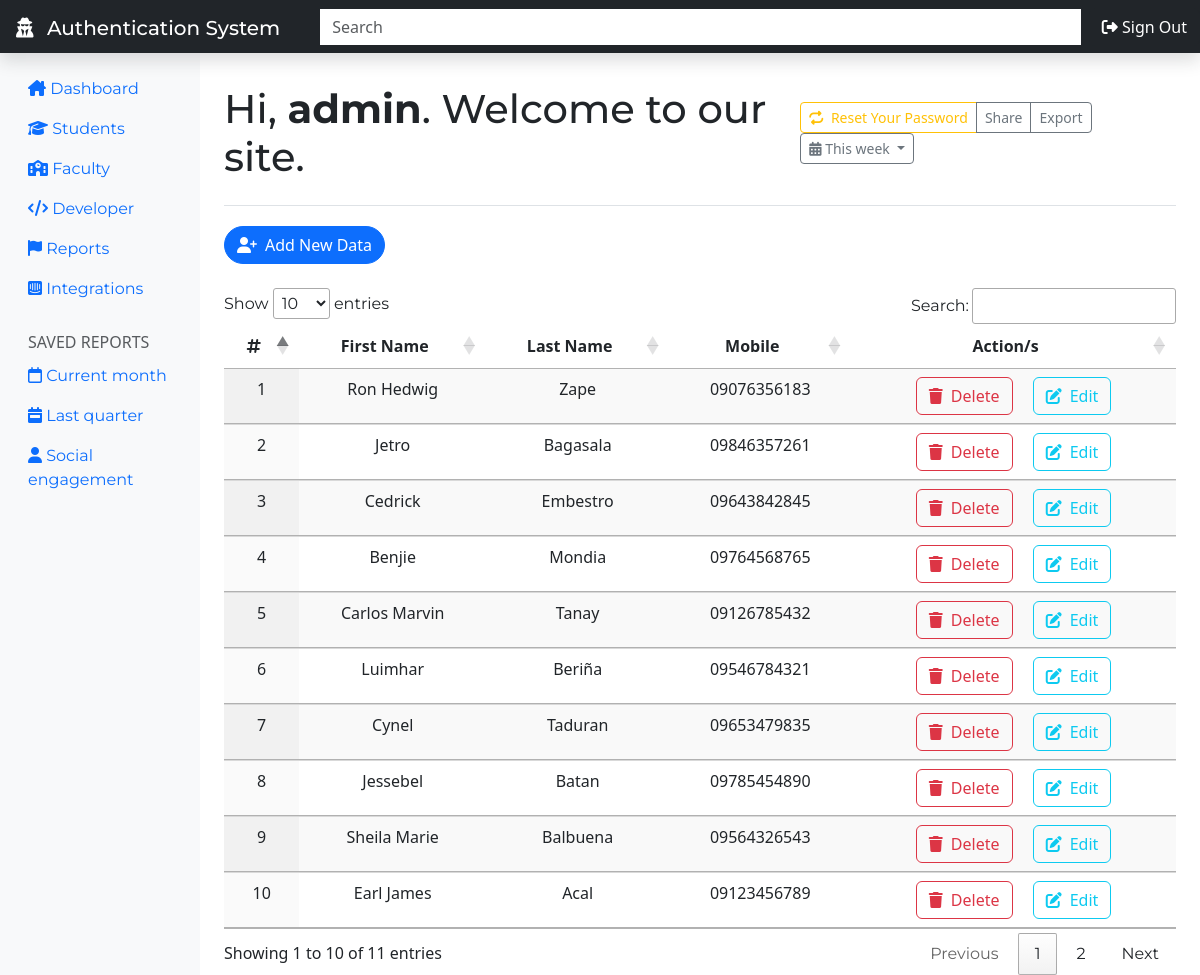
The page /welcome.php (signed in) on the database its author committed.
### tables this page shows
CREATE TABLE `persons` (
  `person_id` int(255) NOT NULL,
  `person_firstname` varchar(255) NOT NULL,
  `person_lastname` varchar(255) NOT NULL,
  `person_mobile` varchar(255) NOT NULL
);

### welcome.php (the view, shortened to what this page needs)
<?php
require_once 'partials/conn.php';
    require_once 'partials/header.php';
?>
<body>
<header class="navbar navbar-dark sticky-top bg-dark flex-md-nowrap p-0 shadow">
    <div class="img-fluid"><h2 class="navbar-brand col-md-2 col-lg-2 me-0 px-3 pt-3"><i class="fa-solid fa-user-secret me-2"></i> Authentication System</h2></div>
    <input class="form-control form-control-dark w-100 rounded-0 border-0 ms-lg-4 mt-2 mx-2 mt-md-0 mt-lg-0" type="text" placeholder="Search" aria-label="Search">
    <div class="navbar-nav">
        <div class="nav-item text-nowrap">
            <form action="login.php" method="POST">
                <button type="submit" href="login.php" name="logout" class="btn btn-dark ms-2 ms-md-0 ms-lg-0 my-1 my-md-0 my-lg-0"><i class="fa-solid fa-right-from-bracket"></i> Sign Out</button>
            </form>
        </div>
    </div>
</header>
<div class="container-fluid">
    <div class="row">
        <nav id="sidebarMenu" class="col-md-3 col-lg-2 d-md-block bg-light sidebar collapse">
            <div class="position-sticky pt-3 sidebar-sticky">
                <ul class="nav flex-column">
                    <li class="nav-item">
                        <a class="nav-link active" aria-current="page" href="welcome.php">
                            <i class="fa-solid fa-house-chimney"></i>
                            Dashboard
                        </a>
                    </li>
                    <li class="nav-item">
                        <a class="nav-link" href="#">
                            <i class="fa-solid fa-graduation-cap"></i>
                            Students
                        </a>
                    </li>
                    <li class="nav-item">
                        <a class="nav-link" href="#">
                            <i class="fa-solid fa-school"></i>
                            Faculty
                        </a>
                    </li>
                    <li class="nav-item">
                        <a class="nav-link" href="#">
                            <i class="fa-solid fa-code"></i>
                            Developer
                        </a>
                    </li>
                    <li class="nav-item">
                        <a class="nav-link" href="#">
                            <i class="fa-solid fa-flag"></i>
                            Reports
                        </a>
                    </li>
                    <li class="nav-item">
                        <a class="nav-link" href="#">
                            <i class="fa-brands fa-intercom"></i>
                            Integrations
                        </a>
                    </li>
                </ul>
                <h6 class="sidebar-heading d-flex justify-content-between align-items-center px-3 mt-4 mb-1 text-muted text-uppercase">
                    <span>Saved reports</span>
                </h6>
                <ul class="nav flex-column mb-2">
                    <li class="nav-item">
                        <a class="nav-link" href="#">
                            <i class="fa-regular fa-calendar"></i>
                            Current month
                        </a>
                    </li>
                    <li class="nav-item">
                        <a class="nav-link" href="#">
                            <i class="fa-solid fa-calendar-week"></i>
                            Last quarter
                        </a>
                    </li>
                    <li class="nav-item">
                        <a class="nav-link" href="#">
                            <i class="fa-solid fa-user"></i>
                            Social engagement
                        </a>
                    </li>
                </ul>
            </div>
        </nav>
        <main class="col-md-9 ms-sm-auto col-lg-10 px-md-4">
            <div class="d-flex justify-content-between flex-wrap flex-md-nowrap align-items-center pt-3 pb-2 mb-3 border-bottom">
                <h1 class="my-3">Hi, <b><?php echo htmlspecialchars($_COOKIE["username"]); ?></b>. Welcome to our site.</h1>
                <div class="btn-toolbar mb-2 mb-md-0">
                    <div class="btn-group me-2 mb-0 mb-md-3 mb-lg-0">
                        <a href="reset-password.php" class="btn btn-sm btn-outline-warning"><i class="fa-solid fa-repeat me-1"></i> Reset Your Password</a>
                        <button type="button" class="btn btn-sm btn-outline-secondary">Share</button>
                        <button type="button" class="btn btn-sm btn-outline-secondary">Export</button>
                    </div>
                    <button type="button" class="btn btn-sm btn-outline-secondary dropdown-toggle">
                        <i class="fa-solid fa-calendar-days"></i>
                        This week
                    </button>
                </div>
            </div>
            <div>
                <div>
                    <div class="m-auto">
                        <button type="button" class="btn btn-primary rounded-5 mt-1 mb-4" data-bs-toggle="modal" data-bs-target="#staticBackdrop">
                            <i class="fa-solid fa-user-plus me-2"></i>Add New Data
                        </button>
                        <table id="myTable" class="display table text-center">
                            <thead>
                            <tr>
                                <th class="text-center"><i class="fa-solid fa-hashtag"></i></th>
                                <th class="text-center">First Name</th>
                                <th class="text-center">Last Name</th>
                                <th class="text-center">Mobile</th>
                                <th class="text-center">Action/s</th>
                            </tr>
                            </thead>
                            <tbody>
                            <?php
                            $num =  1 ;
                            $data = mysqli_query($conn, "SELECT * FROM persons");
                            while($row = mysqli_fetch_array($data)){ ?>
                                <tr>
                                    <td><?= $num; ?></td>
                                    <td><?= $row['person_firstname']; ?></td>
                                    <td><?= $row['person_lastname']; ?></td>
                                    <td><?= $row['person_mobile']; ?></td>
                                    <td>
                                        <a type="button" id="delete" class="btn btn-outline-danger" href="delete-data.php?id=<?= $row['person_id']?>"><i class="fa-solid fa-trash me-2"></i>Delete</a>
                                        <a type="button" class="btn btn-outline-info ms-3" data-bs-toggle="modal" data-bs-target="#editData<?= $row['person_id']?>"><i class="fa-solid fa-pen-to-square me-2"></i>Edit</a>
                                    </td>
                                </tr>
                                <?php $num++; } ?>
                            </tbody>
                        </table>
                    </div>
                </div>
            </div>
        </main>
    </div>
</div>
<?php require_once 'partials/footer.php'; ?>

### partials/header.php (shortened to what this page needs)
<!doctype html>
<html lang="`en`">
<head>
    <link rel="stylesheet" type="text/css" href="assets/css/styles.css">
    <link rel="stylesheet" href="https://unpkg.com/jquery-cookie-bubble@1.0.0/dist/cookieBubble.min.css">
    <link rel='stylesheet' href='https://cdnjs.cloudflare.com/ajax/libs/font-awesome/6.2.1/css/all.min.css' />
    <link rel="stylesheet" href="assets/css/bootstrap.min.css">
    <link rel="stylesheet" type="text/css" href="https://cdn.datatables.net/1.13.1/css/jquery.dataTables.css">
</head>

### partials/footer.php (shortened to what this page needs)
</body>
</html>

### assets/css/styles.css (style rules this page uses)
body, input, h1, h2, a, p, small, hr, label { transition: background-color 0.5s, color 0.5s, border-radius 0.5s, box-shadow 0.5s; font-family: 'Montserrat', sans-serif; }

### rows shown on the page
persons: person_firstname "Ron Hedwig", person_lastname "Zape", person_mobile "09076356183"
persons: person_firstname "Jetro", person_lastname "Bagasala", person_mobile "09846357261"
persons: person_firstname "Cedrick", person_lastname "Embestro", person_mobile "09643842845"
persons: person_firstname "Benjie", person_lastname "Mondia", person_mobile "09764568765"
persons: person_firstname "Carlos Marvin", person_lastname "Tanay", person_mobile "09126785432"
persons: person_firstname "Luimhar", person_lastname "Beriña", person_mobile "09546784321"
persons: person_firstname "Cynel", person_lastname "Taduran", person_mobile "09653479835"
persons: person_firstname "Jessebel", person_lastname "Batan", person_mobile "09785454890"
persons: person_firstname "Sheila Marie", person_lastname "Balbuena", person_mobile "09564326543"
persons: person_firstname "Earl James", person_lastname "Acal", person_mobile "09123456789"

### other values the page prints
$_COOKIE["username"] "admin"
